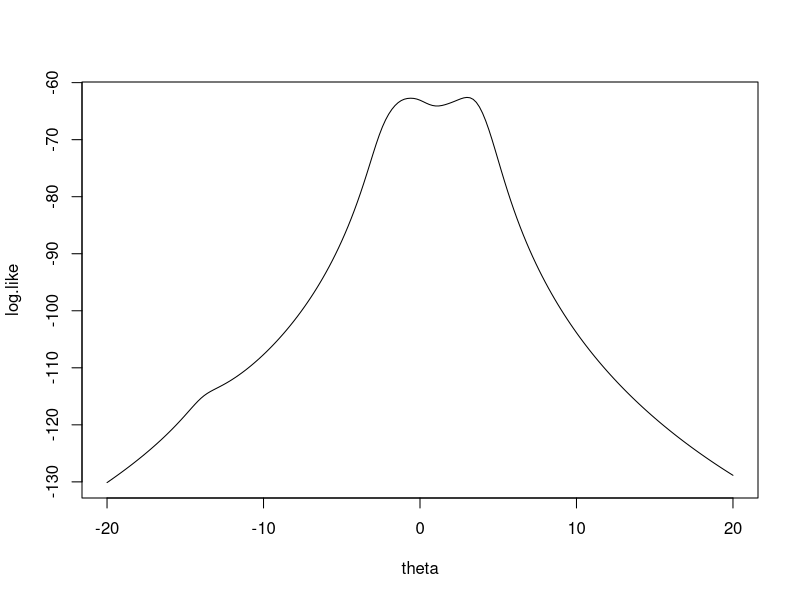
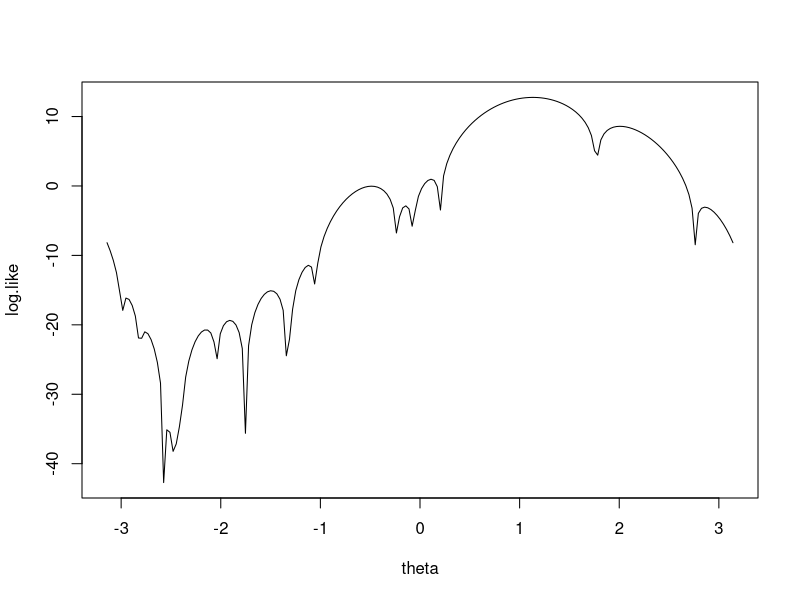
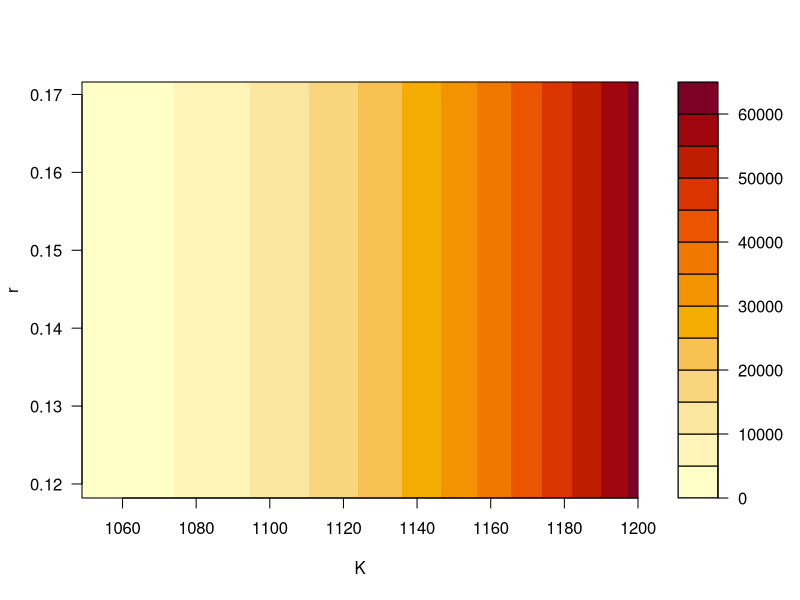

Recreate these plots in R, in order.
## ---- chunk 1
x <- c(1.77, -0.23, 2.76, 3.80, 3.47, 56.75, -1.34, 4.24, -2.44,
       3.29, 3.71, -2.40, 4.53, -0.07, -1.05, -13.87, -2.53, -1.75)
#theta <- c(-11, -1, 0, 1.5, 4, 4.7, 7, 8, 38)
theta <- seq(from = -20, to = 20, by = 0.2)
i <- 1
log.like <- rep(0, 201)
for (i in 1:201) {
  log.like[i] <- -18*log(pi) - sum(log(1 + (theta[i] - x)^2))
}
plot(theta, log.like, type = "l")
## ---- chunk 2
library(elliptic)
x <- c(1.77, -0.23, 2.76, 3.80, 3.47, 56.75, -1.34, 4.24, -2.44,
       3.29, 3.71, -2.40, 4.53, -0.07, -1.05, -13.87, -2.53, -1.75)
f <- function(theta){ - 2 * sum((theta - x) / (1 + (theta - x)^2))}
fdash <- function(theta){ - 2 * sum((1 - (theta - x)^2) / ((1 + (theta - x)^2))^2)}

s.p <- c(-11, -1, 0, 1.5, 4, 4.7, 7, 8, 38)
 
for (i in 1:9) {
    result <- newton_raphson(s.p[i], f, fdash, maxiter=100)
  print(paste0("starting point is: ", s.p[i]))
  print(result)
}

mean(x)
#sample mean 3.257778
newton_raphson(3.257778, f, fdash, maxiter=100)
## ---- chunk 3

p.fixed <- function(p0,alpha,obs,tol = 1E-6,max.iter = 1000,verbose=F){
  pold <- p0
   pnew <- pold + alpha * (-2) * sum((pold - obs)/(1 + (pold - obs)^2))
   iter <- 1
  while ((abs(pnew - pold) > tol) && (iter < max.iter)){
    pold <- pnew
    pnew <-  pold + alpha * (-2) * sum((pold - obs)/(1 + (pold - obs)^2))
    iter <- iter + 1
    if(verbose)
      cat("At iteration", iter, "value of p is:", pnew, "\n")
  }
  if (abs(pnew - pold) > tol) {
    cat("Algorithm failed to converge")
    return(NULL)
  }
  else {
    cat("Algorithm converged, in :" ,iter,"iterations \n")
    return(pnew)
  }
}

x <- c(1.77, -0.23, 2.76, 3.80, 3.47, 56.75, -1.34, 4.24, -2.44,
       3.29, 3.71, -2.40, 4.53, -0.07, -1.05, -13.87, -2.53, -1.75)

p.fixed(p0 = -1, alpha = 1.00, obs = x)
p.fixed(p0 = -1, alpha = 0.64, obs = x)
p.fixed(p0 = -1, alpha = 0.25, obs = x)
#alpha = 1 will not converge.

s.p <- c(-11, -1, 0, 1.5, 4, 4.7, 7, 8, 38)
alpha <- c(1, 0.64, 0.25)
i <- 1
j <- 1
for (i in 1:9){
  for (j in 1:3){
   print(paste0("p0 = ", s.p[i], " scaling alpha =", alpha[j]))
    print(p.fixed(p0 = s.p[i], alpha = alpha[j], obs = x)) 
  }
}
## ---- chunk 4
x <- c(1.77, -0.23, 2.76, 3.80, 3.47, 56.75, -1.34, 4.24, -2.44,
       3.29, 3.71, -2.40, 4.53, -0.07, -1.05, -13.87, -2.53, -1.75)
s.p <- c(-11, -1, 0, 1.5, 4, 4.7, 7, 8, 38)

i <- 1

for (i in 1:9) {
  f <- function(theta){length(x) * log(pi) + sum(1 + (theta - x)^2)}
  grf <- function(theta){2 * sum((theta - x) / (1 + (theta - x)^2))}
  fs <- function(theta){matrix(length(x) / 2, nrow = 1)}
  z <- nlminb(s.p[i], f, grf,fs)}
## ---- chunk 5
  f <- function(theta){-2*sum((theta - x)/(1 + (theta - x)^2))}
  fdash <- function(theta){-2*sum((1 - (theta - x)^2)/((1 + (theta - x)^2))^2)}
  result <- newton_raphson(z$par, f, fdash, maxiter=1000)
  print(paste0("starting point =", s.p[i]))
  print(paste0("Fisher scoring"))
  print(z)
  print(paste0("Newton-Rasphon"))
  print(result)

## ---- chunk 6
theta <- seq(from = -pi, to = pi, by = 2 * pi / 199)
i <- 1
log.like <- rep(0, 200)
for (i in 1:200) {
  log.like[i] <- sum(log((1 - cos(x - theta[i])) / 2 * pi))
}
plot(theta,log.like,type = "l") 
## ---- chunk 7
mean(x)
f1<-function(theta){
  pi+sin(theta)-mean(x)
}

uniroot.1<-uniroot(f1,lower=-pi,upper=-pi/2,extendInt = "yes")$root[1]
uniroot.2<-uniroot(f1,lower=-pi/2,upper=0,extendInt = "yes")$root[1]
uniroot.3<-uniroot(f1,lower=0,upper=pi/2,extendInt = "yes")$root[1]
uniroot.4<-uniroot(f1,lower=pi/2,upper=pi,extendInt = "yes")$root[1]

theta.mom <- c(uniroot.1, uniroot.2, uniroot.3, uniroot.4) 
return(theta.mom)
## ---- chunk 8
library(elliptic)

x <- c(3.91, 4.85, 2.28, 4.06, 3.70, 4.04, 5.46, 3.53, 2.28, 1.96,
       2.53, 3.88, 2.22, 3.47, 4.82, 2.46, 2.99, 2.54, 0.52)

f<-function(theta){
  sum( sin(theta-x)/(1-cos(theta-x)) )
}
fdash<-function(theta){
  sum( 1 / (cos(theta-x)-1))
}

new.raphson <- function (initial, f, fdash, maxiter, give = TRUE, tol = .Machine$double.eps) 
{
  old.guess <- initial
  for (i in seq_len(maxiter)) {
    new.guess <- old.guess - f(old.guess)/fdash(old.guess)
    jj <- f(new.guess)
    if (is.na(jj) | is.infinite(jj)) {
      break
    }
    if (near.match(new.guess, old.guess) | abs(jj) < tol) {
      if (give) {
        return(list(root = new.guess, f.root = jj, iter = i))
      }
      else {
        return(new.guess)
      }
    }
    old.guess <- new.guess
  }
  return("did not converge")
}

for (i in 1:length(theta.mom) ){
print(new.raphson(theta.mom[i],f,fdash,maxiter=1000))
}
## ---- chunk 9
newton_raphson(-2.7,f,fdash,maxiter=100)
newton_raphson(2.7,f,fdash,maxiter=100)
## ---- chunk 10
N_R <- function (initial, f, fdash, maxiter, give = TRUE, tol = .Machine$double.eps) 
{
  old.guess <- initial
  for (i in seq_len(maxiter)) {
    new.guess <- old.guess - f(old.guess)/fdash(old.guess)
    jj <- f(new.guess)
    if (is.na(jj) | is.infinite(jj)) {
      break
    }
    if (near.match(new.guess, old.guess) | abs(jj) < tol) {
      if (give) {
        return(list(root = new.guess, f.root = jj, iter = i))
      }
      else {
        return(new.guess)
      }
    }
    old.guess <- new.guess
  }
  return(list(root = "Failed to Converge", f.root = jj, iter = i))
}

s.p <- seq(from = -pi, to = pi, by = 2*pi/199)

newton_raphson(s.p[1],f,fdash,maxiter=1000)
newton_raphson(s.p[2],f,fdash,maxiter=1000)
newton_raphson(s.p[3],f,fdash,maxiter=1000)


out <- data.frame(
  start.point <- s.p[1:200],
  root <- rep(0,200)
)
names(out) <- c("start.point","root")


for(i in 1:200) {
  result <- N_R(s.p[i],f,fdash,maxiter=1000)
  out[i,2] <- result$root
}

out$root <-as.factor(out$root) 
#There are 18 levels
i <- 1
for (i in 1:18){
  subgrp <- data.frame(
    start.point <- rep(0,length(which(out$root == levels(out$root)[i]))),
    root <- rep(0,length(which(out$root == levels(out$root)[i])))
  )
  names(subgrp) <- c("start.point","root")
  subgrp$start.point <- out[which(out$root == levels(out$root)[i]),1]
  subgrp$root <- out[which(out$root == levels(out$root)[i]),2]
  assign(paste0("root.",i), subgrp)
}
## ---- chunk 11

beetles <- data.frame(
  days = c(0, 8, 28, 41, 63, 69, 97, 117, 135, 154),
  beetles = c(2, 47, 192, 256, 768, 896, 1120, 896, 1184, 1024))

K <- 1200
r.t <- log((beetles$beetles*(K-2))/(K - beetles$beetles)*2)
r.series <- r.t / beetles$days
mean(r.series[2:10])
#r <- 0.1716788

#theta1 <- N
#theta2 <- r
#beetles ~ theta1*2/(2+(theta1-2)exp(-1*theta2*days)) 
pop.mod <- nls(beetles ~ N*2/(2+(N-2)*exp((-r)*days)),start=list(N = 1200, r = 0.1716788),data=beetles, trace=TRUE)

#Gaussian-Newton
i <- 1
j <- 1
t.day<- as.numeric(beetles$days)
n.b <- as.numeric(beetles$beetles)
theta <- matrix(c(1200, 0.1716788), nrow = 2)

for (j in 1:10) {
  error.matrix0 <- c()
  for (i in 1:10){
    t <- t.day[i]
    n <- n.b[i]
    K <- theta[1,1]
    r <- theta[2,1]
    error.matrix <- matrix( n - (K*2)/(2+(K-2)*exp(-r*t)), nrow = 1)
    error.matrix0 <- rbind(error.matrix0, t(error.matrix))
  }
  
  z.matrix <- error.matrix0
  sse <- sum(z.matrix[1:10,1]^2)
  
  i <- 1
  theta.note <- c("K","r")
  gradient.matrix0 <- c()
  for (i in 1:10){
    t <- t.day[i]
    n <- n.b[i]
    K <- theta[1,1]
    r <- theta[2,1]
    dev <- numericDeriv(quote((K*2)/(2+(K-2)*exp(-r*t))),theta.note)
    gradient.matrix <- matrix(attributes(dev)$gradient, nrow = 2)
    gradient.matrix0 <- rbind(gradient.matrix0, t(gradient.matrix))
  }
  
  a.matrix <- gradient.matrix0
  print(theta)
  print(sse)
  #Updating Matrix
  update <- solve(t(a.matrix) %*% a.matrix) %*% t(a.matrix) %*% z.matrix
  theta <- theta + update
}
## ---- chunk 12
#x <- as.numeric(1:5)


K <- seq(1049,1200, by = (1200-1049)/29) 
r <- seq(0.1182,0.1716, by = (0.1716 - 0.1182)/29)

n.b <- as.numeric(beetles$beetles)
t.d <- as.numeric(beetles$days)

sse <- function(K,r,n,t){
  i <- 1
  error.sq <- 0
  for (i in 1:10){
  error.sq <- (n[i] - (K*2)/(2+(K-2)*exp(-r*t[i])))^2
  error.sq<- error.sq + error.sq
  }
  return(error.sq)
}

z <- matrix(rep(0,900),nrow = 30)
j <- 1 #for K
k <- 1 #for r
for (j in 1:30){
  for(k in 1:30){
    z[j,k] <- sse(K[j],r[k],n.b,t.d)
  }
}


filled.contour(K,r,z, xlab = 'K', ylab = 'r')
## ---- chunk 13
mlogl3 <- function(theta, N, days) {
  K <- theta[1]
  r <- theta[2]
  sigma <- theta[3]
  t <- days
  #mu <- log( f(...))
  mu <- log((K*2)/(2+(K-2)*exp(-r*t)))
  - sum(dnorm(log(N), mu, sigma, log = TRUE))
}

sqrt(var(log(beetles$beetles)))

theta.start <- c(1200, 0.17,2.03)
out <- nlm(mlogl3, theta.start, N=beetles$beetles,days=beetles$days,hessian = TRUE)
out
theta.hat <- out$estimate
#K = 820.3811422 , r = 0.1926394, sigma = 0.6440836
theta.hat
hes <- out$hessian
hes
var.matrix <- solve(hes)
# 6.262790e+04, 4.006745e-03, 2.075824e-02
diag(var.matrix)
